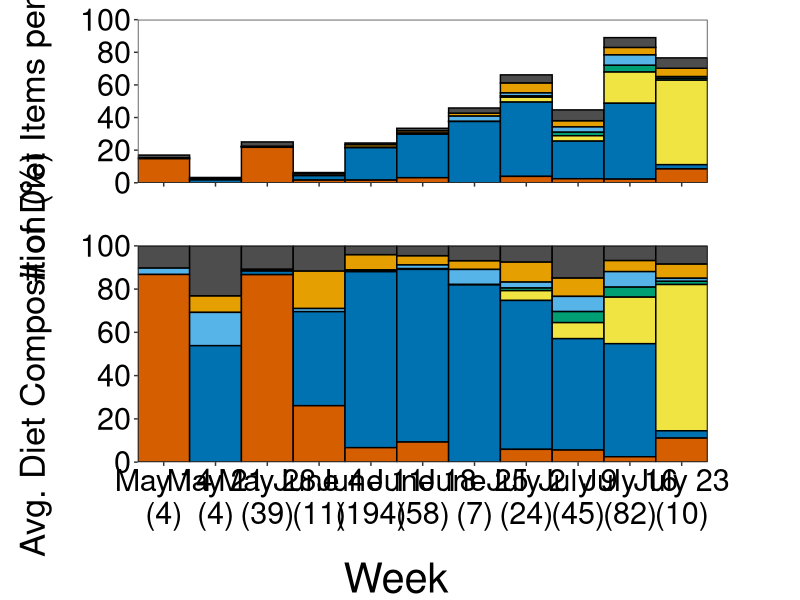

Write the R code that produced this figure. (Note: this script raises an error after producing the figure.)
#################################################################
##
##  APIS Cisco (Lucke et al.) manuscript
##  
## This file calculates the average diet for larvae that had
## food in the gut at time of capture, broken down into the
## five most abundant prey groups by numbers. This also includes
## calculations for average diet for fish that fed during the
## first and last two weeks of sampling
## 
#################################################################

## CLEAR ENVIRONMENT ============================================

rm(list = ls(all.names=TRUE))


## LOAD PACKAGES ================================================

library(readxl)        # reading Excel data
library(dplyr)         # manipulating data
library(magrittr)      # for %<>%
library(tidyr)         # transforming data arrangement (tidy data!!)
library(ggplot2)       # visualizations
library(cowplot)       # for facet_rep_wrap()


## LOAD DATA ====================================================

diet.cont <- read_excel("data/APIS_Coregonus_2018.xlsx", sheet = "Larval_Diet") %>%
  mutate(trawl = as.numeric(ifelse(trawl == "37.1", "37", trawl)))
effort <- read_excel("data/APIS_Coregonus_2018.xlsx", sheet = "Neuston_Effort") %>% 
  select(trawl, week) %>%
  mutate(trawl = as.numeric(ifelse(trawl == "37.1", "37", trawl)))


## DIET DATA PREP ===============================================

## Calculate sample sizes (no. of larvae with food) by week - save for plotting
diet.sample.size <- left_join(diet.cont, effort) %>% 
  group_by(week) %>% 
  filter(diet.count > 0) %>%
  summarize(n.fish = sum(n.diet))

## Restrict DF to the selected variables and rename variables
diet.cont.species <- diet.cont %>% select(trawl, Nauplii:Chironomid_pupae) %>% 
  rename("Acanthocyclops" = "Acanthocyclops_sp.", "Eucyclops" = "Eucyclops_sp.",
         "Holopedium" = "Holopedium_gibberum", "Daphnia" = "Daphnia_sp.", 
         "Bosmina" = "Bosmina_sp.")

## Make all NAs (blanks) zero
diet.cont.species[is.na(diet.cont.species)] <- 0

## Condense all food items down into types
diet.comp <- diet.cont.species %>% mutate("Calanoid copepodid" = Cal_Copepodite,
                                          "Cyclopoid copepodid" = Cyc_Copepodite,
                                          "Calanoidae" = L.minutus + L.sicilis + Limnocalanus_macrurus + 
                                            E.lacustrus + Senecella_calanoides + Unknown_Fragment_Cyclopoid,
                                          "Cyclopoidae" = Acanthocyclops + Diacyclops_thomasi + 
                                            Eucyclops + Unknown_Fragment_Cyclopoid,
                                          "Other" = Daphnia + Bosmina + Invertebrate_eggs + Chironomid_pupae + 
                                            Rotifera + Bythotrephes + Diaphanosoma + Leptodora_kindi) %>%
  select(-Acanthocyclops, -Diacyclops_thomasi, -Eucyclops, -Cyc_Copepodite,
         -L.minutus, -L.sicilis, -Limnocalanus_macrurus, -E.lacustrus, 
         -Senecella_calanoides, -Cal_Copepodite, -Unknown_Fragment_Calanoid, 
         -Unknown_Fragment_Cyclopoid, -Invertebrate_eggs, -Chironomid_pupae, 
         -Rotifera, -Daphnia, -Bosmina, -Bythotrephes, -Diaphanosoma, -Leptodora_kindi) %>%
  gather(species, diet.count, Nauplii:Other) %>% droplevels() %>% 
  filter(diet.count != 0)


## DIET COMPOSITION =============================================

## Group by weeks and summarize
diet.comp.week <- left_join(diet.comp, effort, by = "trawl") %>%
  left_join(diet.sample.size) %>% 
  filter(!is.na(n.fish)) %>% 
  group_by(week, species) %>%
  summarize(n.fish = unique(n.fish),
            diet.count = sum(diet.count)) %>% 
  mutate(diet.count.indiv = diet.count/n.fish) %>% 
  group_by(week) %>%
  mutate(diet.total = sum(diet.count.indiv)) %>% 
  mutate(diet.perc = round((diet.count.indiv/diet.total)*100, 2)) %>% ungroup()


## ABBREVIATE TAXA NAMES ========================================

diet.comp.week$species <- gsub('Cyclopoidae', "CY", diet.comp.week$species)
diet.comp.week$species <- gsub('Cyclopoid copepodid', "CY*", diet.comp.week$species)
diet.comp.week$species <- gsub('Calanoidae', "CA", diet.comp.week$species)
diet.comp.week$species <- gsub('Calanoid copepodid', "CA*", diet.comp.week$species)
diet.comp.week$species <- gsub('Holopedium', "HO", diet.comp.week$species)
diet.comp.week$species <- gsub('Nauplii', "NA", diet.comp.week$species)
diet.comp.week$species <- gsub('Other', "OT", diet.comp.week$species)


## EXPAND WEEK LABELS ===========================================

diet.comp.week$week <- gsub('20', 'May 14', diet.comp.week$week)
diet.comp.week$week <- gsub('25', 'June 18', diet.comp.week$week)
diet.comp.week$week <- gsub('23', 'June 4', diet.comp.week$week)
diet.comp.week$week <- gsub('30', 'July 23', diet.comp.week$week)
diet.comp.week$week <- gsub('21', 'May 21', diet.comp.week$week)
diet.comp.week$week <- gsub('29', 'July 16', diet.comp.week$week)
diet.comp.week$week <- gsub('28', 'July 9', diet.comp.week$week)
diet.comp.week$week <- gsub('22', 'May 28', diet.comp.week$week)
diet.comp.week$week <- gsub('24', 'June 11', diet.comp.week$week)
diet.comp.week$week <- gsub('27', 'July 2', diet.comp.week$week)
diet.comp.week$week <- gsub('26', 'June 25', diet.comp.week$week)

diet.comp.week %<>% mutate(label = paste0(week,'\n(', n.fish, ")"),
                           label = factor(label, levels = c('May 14\n(4)', 'May 21\n(4)', 'May 28\n(39)','June 4\n(11)', 
                                                          'June 11\n(194)', 'June 18\n(58)','June 25\n(7)', 'July 2\n(24)',
                                                          'July 9\n(45)','July 16\n(82)', 'July 23\n(10)'), ordered = TRUE))


## VISUALIZATION ================================================

## Define a colorblind safe(ish) palette for 7-classes
color <- c("gray30", "#e69f00", "#56b4e9", "#009e73", "#f0e442", "#0072b2", "#d55e00", "#cc79a7")

## Plot Number per Fish  
diet.count.plot <- ggplot(diet.comp.week, aes(x = label, y = diet.count.indiv, fill = species )) +
  geom_bar(stat = "identity", color = "black", width = 1) +
  scale_x_discrete(expand = c(0, 0))+
  scale_y_continuous(limits = c(0, 100), breaks = seq(0, 100, 20), expand = c(0,0)) +
  labs(y = "Avg. # of Diet Items per Individual") +
  scale_fill_manual(values = color) +
  theme_bw() +
  theme(panel.grid = element_blank(), panel.background = element_blank(), 
        strip.text = element_blank(),
        legend.title =  element_blank(),
        legend.text = element_text(size = 20),
        legend.key.size = unit(1.25, 'cm'),
        legend.position = "none",
        axis.text.y = element_text(size = 22, colour = "black"),
        axis.text.x = element_blank(),
        axis.title.y = element_text(size = 25, margin = margin(0, 20, 0, 0)),
        axis.title.x = element_blank(),
        panel.spacing = unit(2, "lines"),
        plot.margin = unit(c(5, 5, 25, 5), "mm"))

## Plot Percent per Fish  
diet.comp.plot <- ggplot(diet.comp.week, aes(x = label, y = diet.perc, fill = species ))+
  geom_bar(stat = "identity", color = "black", width = 1) +
  scale_x_discrete(expand = c(0, 0))+
  scale_y_continuous(limits = c(0, 100.1), breaks = seq(0, 100, 20), expand = c(0,0)) +
  labs(y = "Avg. Diet Composition (%)") +
  scale_fill_manual(values = color) +
  theme_bw() +
  theme(panel.grid = element_blank(), panel.background = element_blank(), 
        strip.text = element_blank(),
        legend.title =  element_blank(),
        legend.text = element_text(size = 20),
        legend.key.size = unit(1.25, 'cm'),
        legend.position = "none",
        axis.text.y = element_text(size = 22, colour = "black"),
        axis.text.x = element_text(size = 22, colour = "black"),#, angle = 45, hjust = 1),
        axis.title.y = element_text(size = 25, margin = margin(0, 20, 0, 0)),
        axis.title.x = element_blank(),
        panel.spacing = unit(2, "lines"),
        plot.margin = unit(c(-10, 5, 10, 5), "mm"))


## PANELED VISUALIZATION ========================================

## Create common legend
legend <- get_legend(diet.comp.plot + theme(legend.position = c(0.5, 0.56)))

# arrange the three plots in a single row
diet.grid <- plot_grid(diet.count.plot,
                       diet.comp.plot,
                       nrow = 2)

## add legend to grid
diet.grid.legend <- plot_grid(diet.grid, legend, ncol = 2, rel_widths = c(2, 0.2))

## add common x-axis label
ggdraw(add_sub(diet.grid.legend, "Week", vpadding = grid::unit(0,"lines"), y = 0.75, x = 0.495, size = 30))

ggsave("figures/apis_diet_weekly_gridded.png", width = 16, height = 13, dpi = 300)

